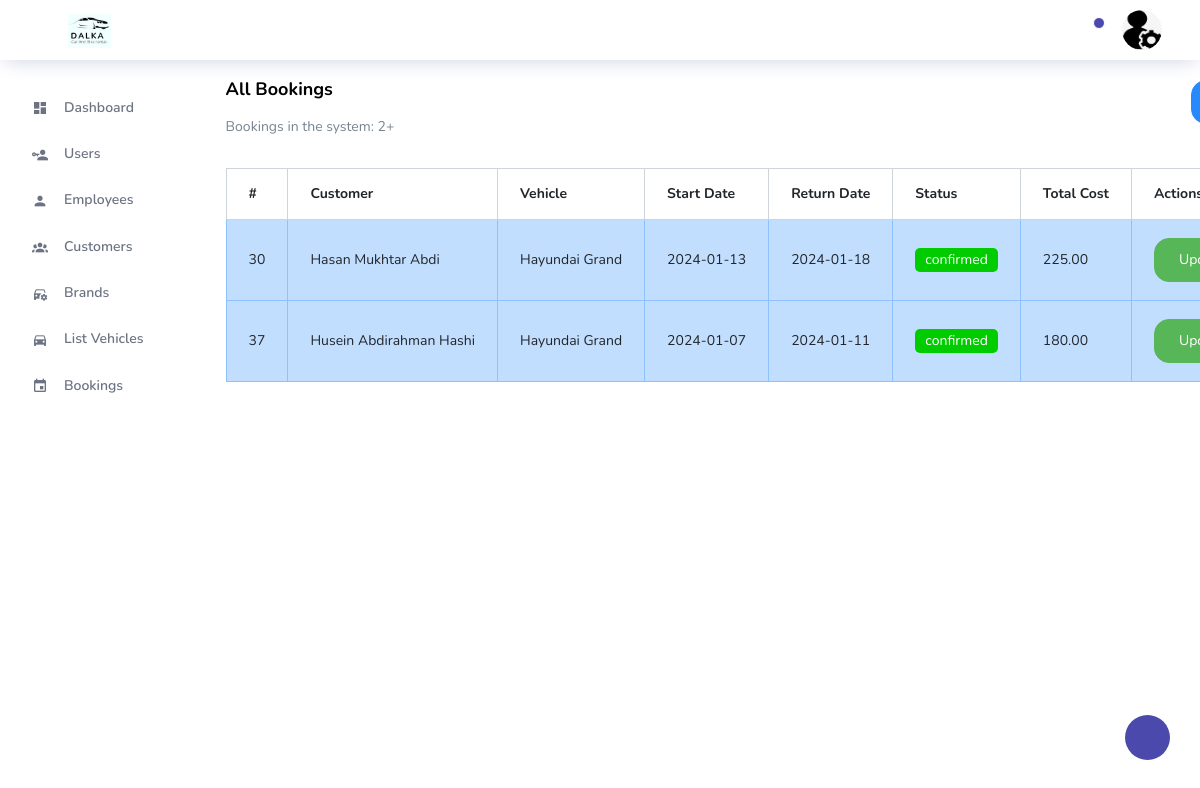
The app's page /admin/bookings.php (signed in) with its own data.
### tables this page shows
CREATE TABLE `bookings` (
  `id` int(11) NOT NULL,
  `customer_id` int(11) DEFAULT NULL,
  `vehicle_id` int(11) DEFAULT NULL,
  `created_at` timestamp NOT NULL DEFAULT current_timestamp(),
  `start_date` date DEFAULT NULL,
  `return_date` date DEFAULT NULL,
  `status` enum('pending','confirmed','cancelled') DEFAULT 'pending',
  `total_cost` decimal(10,2) DEFAULT NULL
);

CREATE TABLE `customers` (
  `id` int(11) NOT NULL,
  `full_name` varchar(255) DEFAULT NULL,
  `email` varchar(255) DEFAULT NULL,
  `contact_number` varchar(20) DEFAULT NULL,
  `address` varchar(255) DEFAULT NULL,
  `created_at` timestamp NOT NULL DEFAULT current_timestamp()
);

CREATE TABLE `vehicles` (
  `id` int(11) NOT NULL,
  `brand` varchar(255) DEFAULT NULL,
  `title` varchar(255) DEFAULT NULL,
  `year` int(11) DEFAULT NULL,
  `price` decimal(10,2) DEFAULT NULL,
  `availability` enum('available','unavailable') DEFAULT NULL,
  `image` varchar(255) DEFAULT NULL,
  `vehicle_type` enum('car','bike') DEFAULT NULL,
  `created_at` timestamp NOT NULL DEFAULT current_timestamp()
);

### admin/bookings.php (the view, shortened to what this page needs)
<?php
include 'include/header.php';
include 'include/db.php';
$query = "SELECT * FROM bookings";
$result = mysqli_query($connection, $query);
$counter = 0;
?>
<div class="col-lg-12 stretch-card">
    <div class="card">
        <div class="card-body">
            <div class="d-flex justify-content-between">
                <div>
                    <h4 class="card-title">All Bookings</h4>
                    <p class="card-description">
                        <?php
                        $numBookings = mysqli_num_rows($result);
                        echo "Bookings in the system: " . $numBookings . "+";
                        ?>
                    </p>
                </div>
                <div>
                    <button type="button" class="btn btn-info" data-toggle="modal" data-target="#addbookingmodal">
                    </button>
                </div>
            </div>
            <div class="table-responsive pt-3">
                <table class="table table-bordered">
                    <thead>
                        <tr>
                            <th>#</th>
                            <th>Customer</th>
                            <th>Vehicle</th>
                            <th>Start Date</th>
                            <th>Return Date</th>
                            <th>Status</th>
                            <th>Total Cost</th>
                            <th>Actions</th>
                        </tr>
                    </thead>
                    <tbody>
                        <?php
                        $rowColorClasses = ['table-info'];
                        while ($row = mysqli_fetch_assoc($result)) {
                            $colorClass = $rowColorClasses[$counter % count($rowColorClasses)];
                            $counter++;
                            $customerQuery = "SELECT full_name FROM customers WHERE id = " . $row['customer_id'];
                            $customerResult = mysqli_query($connection, $customerQuery);
                            $customer = mysqli_fetch_assoc($customerResult);
                            $vehicleQuery = "SELECT title FROM vehicles WHERE id = " . $row['vehicle_id'];
                            $vehicleResult = mysqli_query($connection, $vehicleQuery);
                            $vehicle = mysqli_fetch_assoc($vehicleResult);
                            ?>
                            <tr class="<?php echo $colorClass; ?>">
                                <td>
                                    <?php echo $row['id']; ?>
                                </td>
                                <td>
                                    <?php echo $customer['full_name']; ?>
                                </td>
                                <td>
                                    <?php echo $vehicle['title']; ?>
                                </td>
                                <td>
                                    <?php echo $row['start_date']; ?>
                                </td>
                                <td>
                                    <?php echo $row['return_date']; ?>
                                </td>
                                <td>
                                    <span id="status_<?php echo $row['id']; ?>" class="status-cell"
                                        onclick="toggleStatus(<?php echo $row['id']; ?>)" style="display: inline-block; padding: 5px 10px; border-radius: 5px;
                                               color: #ffffff;
                                               <?php
                                               if ($row['status'] === 'pending') {
                                                   echo 'background-color: #ffcc00;';
                                               } elseif ($row['status'] === 'confirmed') {
                                                   echo 'background-color: #00cc00;';
                                               } elseif ($row['status'] === 'cancelled') {
                                                   echo 'background-color: #ff0000;';
                                               }
                                               ?>">
                                        <?php echo $row['status']; ?>
                                    </span>
                                </td>
                                <td>
                                    <?php echo $row['total_cost']; ?>
                                </td>
                                <td>
                                    <button type="button" class="btn btn-success update-btn" data-toggle="modal">
                                        Update
                                    </button>
                                </td>
                            </tr>
                        <?php } ?>
                    </tbody>
                </table>
            </div>
        </div>
    </div>
</div>
<?php include 'include/footer.php'; ?>

### records on screen
bookings: id "30", customer.full_name "Hasan Mukhtar Abdi", vehicle.title "Hayundai Grand", start_date "2024-01-13", return_date "2024-01-18", status "confirmed", total_cost "225.00"
bookings: id "37", customer.full_name "Husein Abdirahman Hashi", vehicle.title "Hayundai Grand", start_date "2024-01-07", return_date "2024-01-11", status "confirmed", total_cost "180.00"

### other values on screen
$numBookings "2"
